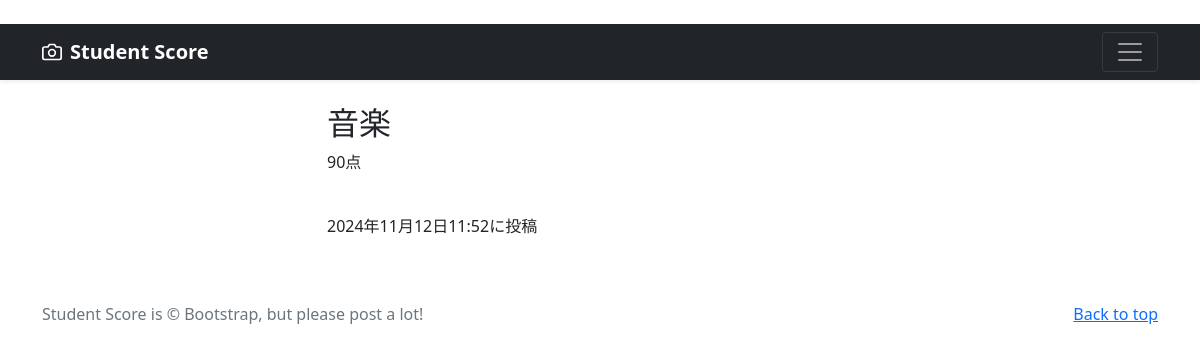
The app's page /score-detail/4 (signed in) with its own data.
### score/models.py (models this page shows, shortened)
class ScorePost(models.Model):
    user = models.ForeignKey(
        CustomUser,
        verbose_name='学生',
        on_delete=models.CASCADE
    )
    subject = models.ForeignKey(
        Subject,
        verbose_name='科目',
        on_delete=models.PROTECT
    )
    score = models.IntegerField(
        verbose_name='点数'
    )
    posted_at = models.DateTimeField(
        verbose_name='投稿日時',
        auto_now_add=True
    )

class Subject(models.Model):
    subject = models.CharField(
        verbose_name='科目',
        max_length=20)
    def __str__(self):
        return str(self.subject)

### score/views.py (the view)
class DetailView(DetailView):
    template_name = 'detail.html'
    model = ScorePost

### score/templates/detail.html (shortened to what this page needs)
{% extends 'base.html' %}
      {% block contents %}
      <br>
      <div class="container">
        <div class="row">
          <div class="col offset-3">
            <h2>{{object.subject}}</h2>
            <p>{{object.score}}点</p>
            <br>
            <p>{{object.posted_at}}に投稿</p>
          </div>
        </div>
      </div>
      {% endblock %}

### records on screen
ScorePost: subject "音楽", score "90", posted_at "2024年11月12日11:52"
